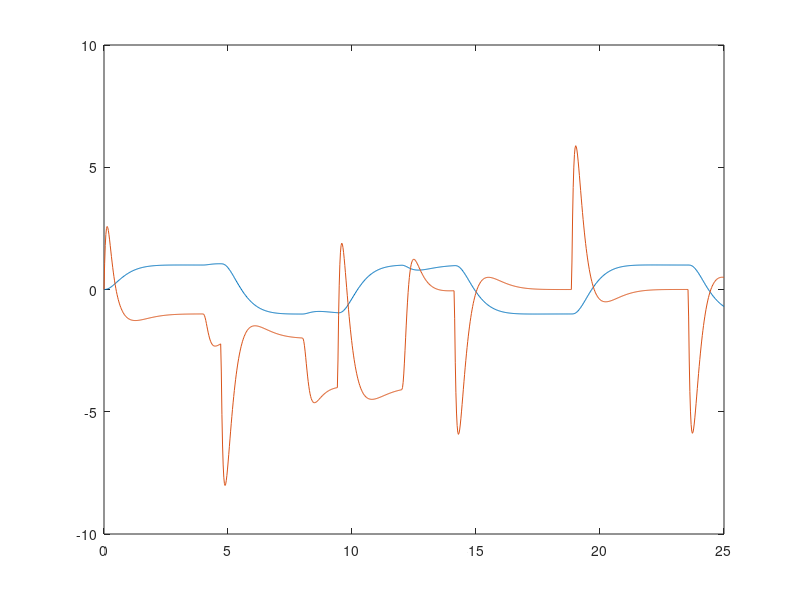

Here is the MATLAB script that generated this plot:
A=[0 1;0 -1];B=[0;1];Bd=[0 0;1 0];
Ch=[1 0];Dh=0;Dhd=[0 -1];
C=[1 0;0 0];D=[0;0];Dd=[0 0;0 1];
X=-inv([A B;Ch Dh])*[Bd;Dhd];Pi=X(1:2,:);Ga=X(3:end,:);
p=[-2+i;-2-i];F=place(A,B,p);G=Ga+F*Pi;
Ae=[A Bd;zeros(2,4)];Be=[B;zeros(2,1)];Ce=[C Dd];Fe=[F -G];
L=place(Ae',Ce',[-10 -11 -12 -13])';
z=[0 0];sys=ss(A,[Bd B],[Ch;z;C],[z Dh;z 1;Dd D]);
co=ss(Ae-L*Ce-Be*Fe+L*D*Fe,L,Fe,0);
cl=lft(sys,-co)
t=linspace(0,25,1e3)';
d=1*(t>0&t<4)+2*(t>4&t<8)+4*(t>8&t<12)+0*(t>12);
r=square(t/1.5);[y,to]=lsim(cl,[d r],t);
plot(to, y(:,1), to, y(:,2))
